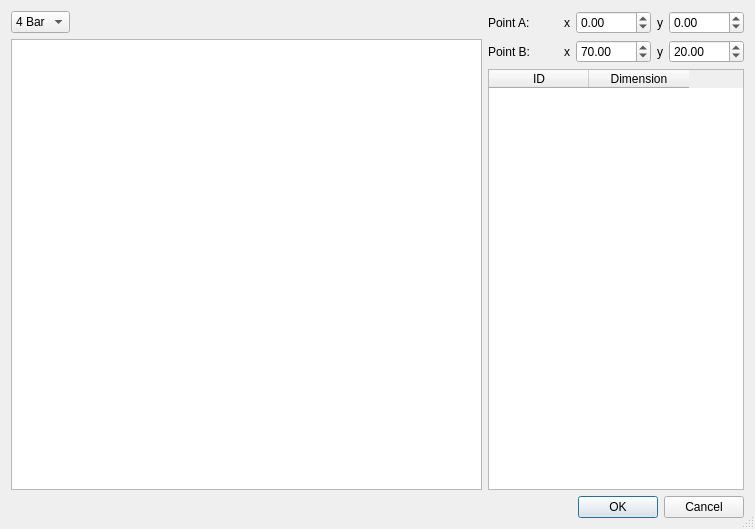
<?xml version="1.0" encoding="UTF-8"?>
<ui version="4.0">
 <class>Dialog</class>
 <widget class="QDialog" name="Dialog">
  <property name="geometry">
   <rect>
    <x>0</x>
    <y>0</y>
    <width>755</width>
    <height>529</height>
   </rect>
  </property>
  <property name="minimumSize">
   <size>
    <width>755</width>
    <height>529</height>
   </size>
  </property>
  <property name="maximumSize">
   <size>
    <width>755</width>
    <height>529</height>
   </size>
  </property>
  <property name="windowTitle">
   <string>Template</string>
  </property>
  <property name="sizeGripEnabled">
   <bool>true</bool>
  </property>
  <layout class="QVBoxLayout" name="verticalLayout_3">
   <item>
    <layout class="QHBoxLayout" name="horizontalLayout">
     <item>
      <layout class="QVBoxLayout" name="verticalLayout_2">
       <item>
        <layout class="QHBoxLayout" name="horizontalLayout_2">
         <item>
          <widget class="QComboBox" name="templateChoose">
           <item>
            <property name="text">
             <string>4 Bar</string>
            </property>
           </item>
           <item>
            <property name="text">
             <string>8 Bar</string>
            </property>
           </item>
          </widget>
         </item>
         <item>
          <spacer name="horizontalSpacer_2">
           <property name="orientation">
            <enum>Qt::Horizontal</enum>
           </property>
           <property name="sizeHint" stdset="0">
            <size>
             <width>1</width>
             <height>20</height>
            </size>
           </property>
          </spacer>
         </item>
        </layout>
       </item>
       <item>
        <widget class="QGraphicsView" name="preview">
         <property name="dragMode">
          <enum>QGraphicsView::ScrollHandDrag</enum>
         </property>
        </widget>
       </item>
      </layout>
     </item>
     <item>
      <layout class="QVBoxLayout" name="verticalLayout">
       <item>
        <layout class="QGridLayout" name="gridLayout">
         <item row="1" column="4">
          <widget class="QDoubleSpinBox" name="Ay">
           <property name="minimum">
            <double>-9999.989999999999782</double>
           </property>
           <property name="maximum">
            <double>9999.989999999999782</double>
           </property>
          </widget>
         </item>
         <item row="3" column="0">
          <widget class="QLabel" name="label_3">
           <property name="text">
            <string>Point B:</string>
           </property>
          </widget>
         </item>
         <item row="1" column="1">
          <widget class="QLabel" name="label_2">
           <property name="sizePolicy">
            <sizepolicy hsizetype="Fixed" vsizetype="Preferred">
             <horstretch>0</horstretch>
             <verstretch>0</verstretch>
            </sizepolicy>
           </property>
           <property name="text">
            <string>x</string>
           </property>
          </widget>
         </item>
         <item row="1" column="2">
          <widget class="QDoubleSpinBox" name="Ax">
           <property name="minimum">
            <double>-9999.989999999999782</double>
           </property>
           <property name="maximum">
            <double>9999.989999999999782</double>
           </property>
          </widget>
         </item>
         <item row="1" column="0">
          <widget class="QLabel" name="label">
           <property name="text">
            <string>Point A:</string>
           </property>
          </widget>
         </item>
         <item row="3" column="1">
          <widget class="QLabel" name="label_4">
           <property name="sizePolicy">
            <sizepolicy hsizetype="Fixed" vsizetype="Preferred">
             <horstretch>0</horstretch>
             <verstretch>0</verstretch>
            </sizepolicy>
           </property>
           <property name="text">
            <string>x</string>
           </property>
          </widget>
         </item>
         <item row="1" column="3">
          <widget class="QLabel" name="label_5">
           <property name="sizePolicy">
            <sizepolicy hsizetype="Fixed" vsizetype="Preferred">
             <horstretch>0</horstretch>
             <verstretch>0</verstretch>
            </sizepolicy>
           </property>
           <property name="text">
            <string>y</string>
           </property>
          </widget>
         </item>
         <item row="3" column="3">
          <widget class="QLabel" name="label_6">
           <property name="sizePolicy">
            <sizepolicy hsizetype="Fixed" vsizetype="Preferred">
             <horstretch>0</horstretch>
             <verstretch>0</verstretch>
            </sizepolicy>
           </property>
           <property name="text">
            <string>y</string>
           </property>
          </widget>
         </item>
         <item row="3" column="2">
          <widget class="QDoubleSpinBox" name="Bx">
           <property name="minimum">
            <double>-9999.989999999999782</double>
           </property>
           <property name="maximum">
            <double>9999.989999999999782</double>
           </property>
           <property name="value">
            <double>70.000000000000000</double>
           </property>
          </widget>
         </item>
         <item row="3" column="4">
          <widget class="QDoubleSpinBox" name="By">
           <property name="minimum">
            <double>-9999.989999999999782</double>
           </property>
           <property name="maximum">
            <double>9999.989999999999782</double>
           </property>
           <property name="value">
            <double>20.000000000000000</double>
           </property>
          </widget>
         </item>
        </layout>
       </item>
       <item>
        <widget class="QTableWidget" name="dimensionsTable">
         <property name="sizePolicy">
          <sizepolicy hsizetype="Fixed" vsizetype="Expanding">
           <horstretch>0</horstretch>
           <verstretch>0</verstretch>
          </sizepolicy>
         </property>
         <property name="editTriggers">
          <set>QAbstractItemView::NoEditTriggers</set>
         </property>
         <column>
          <property name="text">
           <string>ID</string>
          </property>
         </column>
         <column>
          <property name="text">
           <string>Dimension</string>
          </property>
         </column>
        </widget>
       </item>
      </layout>
     </item>
    </layout>
   </item>
   <item>
    <layout class="QHBoxLayout" name="horizontalLayout_3">
     <item>
      <spacer name="horizontalSpacer">
       <property name="orientation">
        <enum>Qt::Horizontal</enum>
       </property>
       <property name="sizeHint" stdset="0">
        <size>
         <width>40</width>
         <height>20</height>
        </size>
       </property>
      </spacer>
     </item>
     <item>
      <widget class="QDialogButtonBox" name="buttonBox">
       <property name="sizePolicy">
        <sizepolicy hsizetype="Fixed" vsizetype="Fixed">
         <horstretch>0</horstretch>
         <verstretch>0</verstretch>
        </sizepolicy>
       </property>
       <property name="standardButtons">
        <set>QDialogButtonBox::Cancel|QDialogButtonBox::Ok</set>
       </property>
      </widget>
     </item>
    </layout>
   </item>
  </layout>
 </widget>
 <resources/>
 <connections>
  <connection>
   <sender>buttonBox</sender>
   <signal>accepted()</signal>
   <receiver>Dialog</receiver>
   <slot>accept()</slot>
   <hints>
    <hint type="sourcelabel">
     <x>547</x>
     <y>33</y>
    </hint>
    <hint type="destinationlabel">
     <x>377</x>
     <y>264</y>
    </hint>
   </hints>
  </connection>
  <connection>
   <sender>buttonBox</sender>
   <signal>rejected()</signal>
   <receiver>Dialog</receiver>
   <slot>reject()</slot>
   <hints>
    <hint type="sourcelabel">
     <x>547</x>
     <y>33</y>
    </hint>
    <hint type="destinationlabel">
     <x>377</x>
     <y>264</y>
    </hint>
   </hints>
  </connection>
 </connections>
</ui>
